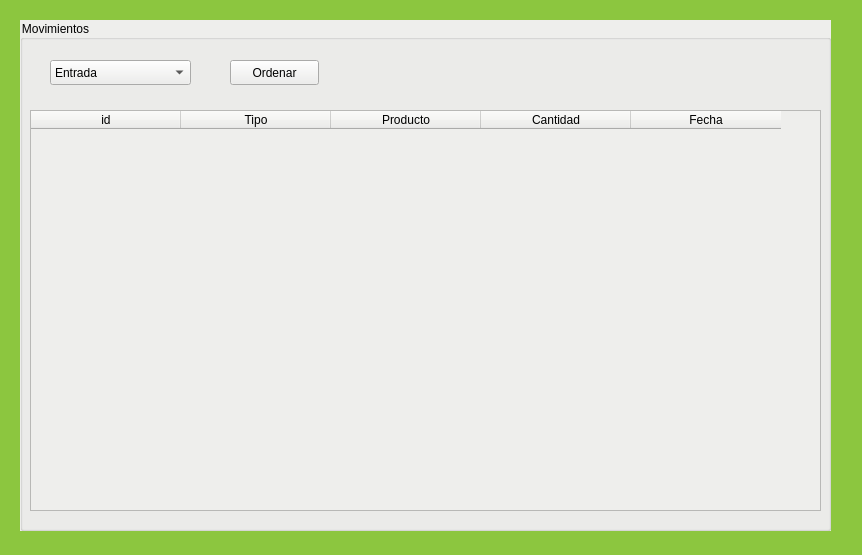
<?xml version="1.0" encoding="UTF-8"?>
<ui version="4.0">
 <class>form_movimientos</class>
 <widget class="QWidget" name="form_movimientos">
  <property name="geometry">
   <rect>
    <x>0</x>
    <y>0</y>
    <width>862</width>
    <height>555</height>
   </rect>
  </property>
  <property name="windowTitle">
   <string>Movimientos</string>
  </property>
  <property name="styleSheet">
   <string notr="true">background-color: rgb(140, 198, 63);</string>
  </property>
  <widget class="QGroupBox" name="groupBox">
   <property name="geometry">
    <rect>
     <x>20</x>
     <y>20</y>
     <width>811</width>
     <height>511</height>
    </rect>
   </property>
   <property name="styleSheet">
    <string notr="true">background-color: rgb(238, 238, 236);</string>
   </property>
   <property name="title">
    <string>Movimientos</string>
   </property>
   <widget class="QTableWidget" name="tw_ordenar">
    <property name="geometry">
     <rect>
      <x>10</x>
      <y>90</y>
      <width>791</width>
      <height>401</height>
     </rect>
    </property>
    <attribute name="horizontalHeaderDefaultSectionSize">
     <number>150</number>
    </attribute>
    <column>
     <property name="text">
      <string>id</string>
     </property>
    </column>
    <column>
     <property name="text">
      <string>Tipo</string>
     </property>
    </column>
    <column>
     <property name="text">
      <string>Producto</string>
     </property>
    </column>
    <column>
     <property name="text">
      <string>Cantidad</string>
     </property>
    </column>
    <column>
     <property name="text">
      <string>Fecha</string>
     </property>
    </column>
   </widget>
   <widget class="QComboBox" name="cbx_ordenar">
    <property name="geometry">
     <rect>
      <x>30</x>
      <y>40</y>
      <width>141</width>
      <height>25</height>
     </rect>
    </property>
    <item>
     <property name="text">
      <string>Entrada</string>
     </property>
    </item>
    <item>
     <property name="text">
      <string>Salida</string>
     </property>
    </item>
    <item>
     <property name="text">
      <string>Fecha</string>
     </property>
    </item>
   </widget>
   <widget class="QPushButton" name="btn_ordenar">
    <property name="geometry">
     <rect>
      <x>210</x>
      <y>40</y>
      <width>89</width>
      <height>25</height>
     </rect>
    </property>
    <property name="text">
     <string>Ordenar</string>
    </property>
   </widget>
  </widget>
 </widget>
 <resources/>
 <connections/>
</ui>
